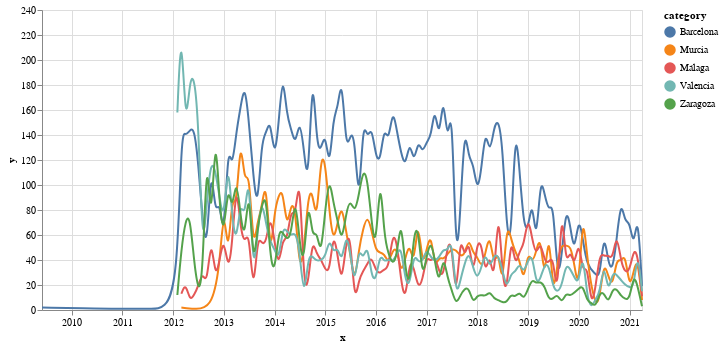

The cell this chart's notebook holds for it:
### Code cell
import altair as alt
import pandas as pd
import numpy as np

np.random.seed(42)
source = pd.DataFrame(np.cumsum(np.random.randn(100, 3), 0).round(2),
                    columns=['A', 'B', 'C'], index=pd.RangeIndex(100, name='x'))
source = source.reset_index().melt('x', var_name='category', value_name='y')

source = df_provinces_month_top5


# Create a selection that chooses the nearest point & selects based on x-value
nearest = alt.selection(type='single', nearest=True, on='mouseover',
                        fields=['x'], empty='none')

# The basic line
line = alt.Chart(source).mark_line(interpolate='basis').encode(
    x='x:T',
    y='y:Q',
    color='category:N'
)

# Transparent selectors across the chart. This is what tells us
# the x-value of the cursor
selectors = alt.Chart(source).mark_point().encode(
    x='x:T',
    opacity=alt.value(0),
).add_selection(
    nearest
)

# Draw points on the line, and highlight based on selection
points = line.mark_point().encode(
    opacity=alt.condition(nearest, alt.value(1), alt.value(0))
)

# Draw text labels near the points, and highlight based on selection
text = line.mark_text(align='left', dx=5, dy=-5).encode(
    text=alt.condition(nearest, 'y:Q', alt.value(' '))
)

# Draw a rule at the location of the selection
rules = alt.Chart(source).mark_rule(color='gray').encode(
    x='x:T',
).transform_filter(
    nearest
)

# Put the five layers into a chart and bind the data
alt.layer(
    line, selectors, points, rules, text
).properties(
    width=600, height=300
)

### Figure 1 — Vega-Lite specification as saved in the notebook (floating-point values rounded to 4 significant figures; data arrays with more than 128 entries replaced by an {"elided": "..."} marker saying what was removed)
{"config": {"view": {"continuousWidth": 400, "continuousHeight": 300}}, "layer": [{"mark": {"type": "line", "interpolate": "basis"}, "encoding": {"color": {"type": "nominal", "field": "category"}, "x": {"type": "temporal", "field": "x"}, "y": {"type": "quantitative", "field": "y"}}}, {"mark": "point", "encoding": {"opacity": {"value": 0}, "x": {"type": "temporal", "field": "x"}}, "selection": {"selector038": {"type": "single", "nearest": true, "on": "mouseover", "fields": ["x"], "empty": "none"}}}, {"mark": "point", "encoding": {"color": {"type": "nominal", "field": "category"}, "opacity": {"condition": {"value": 1, "selection": "selector038"}, "value": 0}, "x": {"type": "temporal", "field": "x"}, "y": {"type": "quantitative", "field": "y"}}}, {"mark": {"type": "rule", "color": "gray"}, "encoding": {"x": {"type": "temporal", "field": "x"}}, "transform": [{"filter": {"selection": "selector038"}}]}, {"mark": {"type": "text", "align": "left", "dx": 5, "dy": -5}, "encoding": {"color": {"type": "nominal", "field": "category"}, "text": {"condition": {"type": "quantitative", "field": "y", "selection": "selector038"}, "value": " "}, "x": {"type": "temporal", "field": "x"}, "y": {"type": "quantitative", "field": "y"}}}], "data": {"name": "data-4fc3d78a5895ee066b058a178437851f"}, "height": 300, "width": 600, "$schema": "https://vega.github.io/schema/vega-lite/v4.8.1.json", "datasets": {"data-4fc3d78a5895ee066b058a178437851f": {"elided": "551 records"}}}
